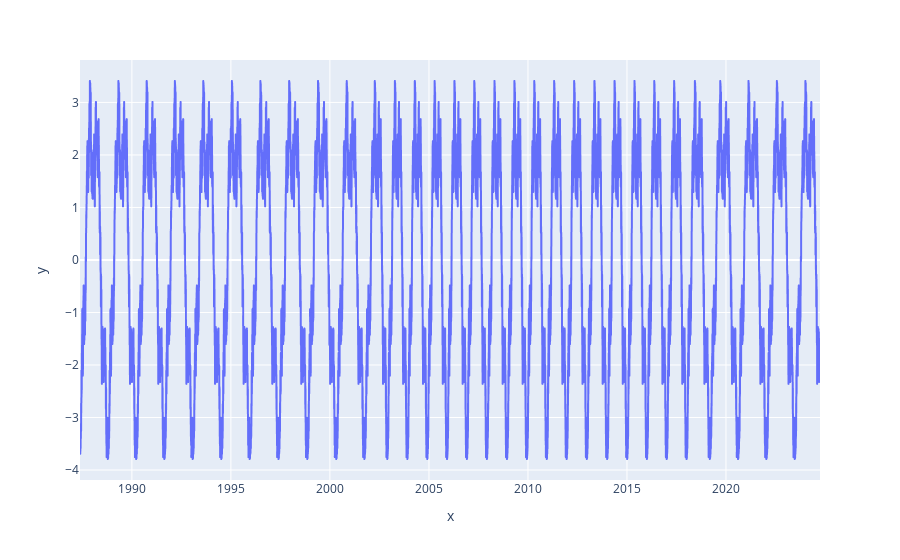

The notebook cell this image was saved under:
### Code cell
px.line(x=resultados.seasonal.index, y=resultados.seasonal)

### Figure 1 — Plotly figure (JSON) as saved in the notebook; plotly's stock layout.template omitted (floating-point values rounded to 4 significant figures; data arrays with more than 128 entries replaced by an {"elided": "..."} marker saying what was removed)
{"data": [{"hovertemplate": "x=%{x}<br>y=%{y}<extra></extra>", "legendgroup": "", "line": {"color": "#636efa", "dash": "solid"}, "marker": {"symbol": "circle"}, "mode": "lines", "name": "", "showlegend": false, "type": "scattergl", "x": {"elided": "11267 str values"}, "xaxis": "x", "y": {"elided": "11267 float values"}, "yaxis": "y"}], "layout": {"legend": {"tracegroupgap": 0}, "margin": {"t": 60}, "xaxis": {"anchor": "y", "domain": [0, 1], "title": {"text": "x"}}, "yaxis": {"anchor": "x", "domain": [0, 1], "title": {"text": "y"}}}}
